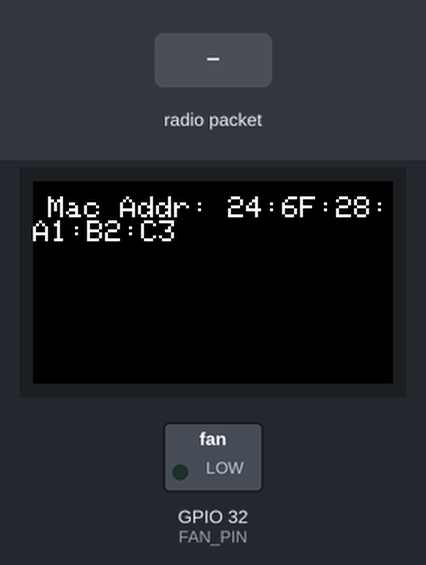
Simulated run of this program. Board: ESP32. Shown: 240×135 colour display, switched loads named in the program (green lamp = pin HIGH). Inputs (shaded band) come from the test bench. What the program prints to the serial monitor is not drawn.

Above: at 1.3 s.
1.4 s: radio packet "90" arrives
At 2.6 s:
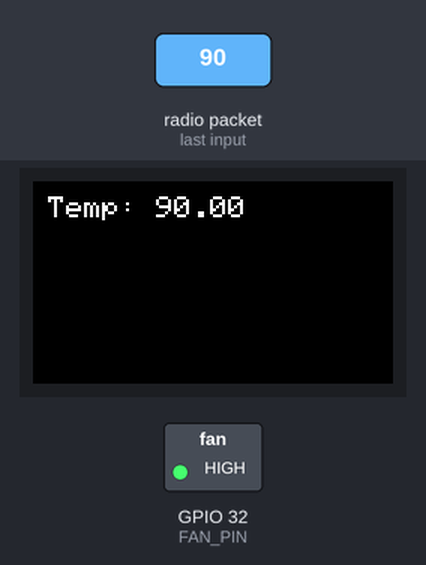
2.9 s: radio packet "5" arrives
At 4.0 s:
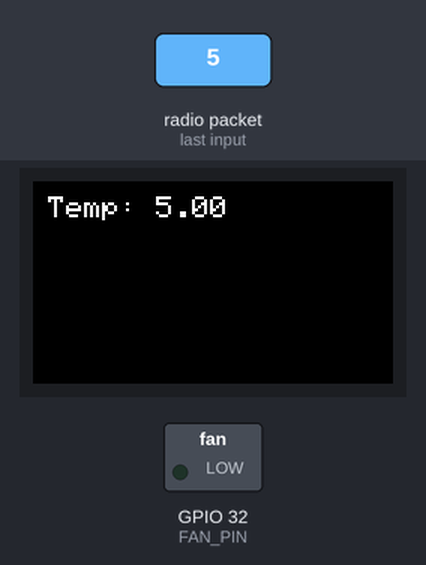
4.4 s: radio packet "200" arrives
At 5.2 s:
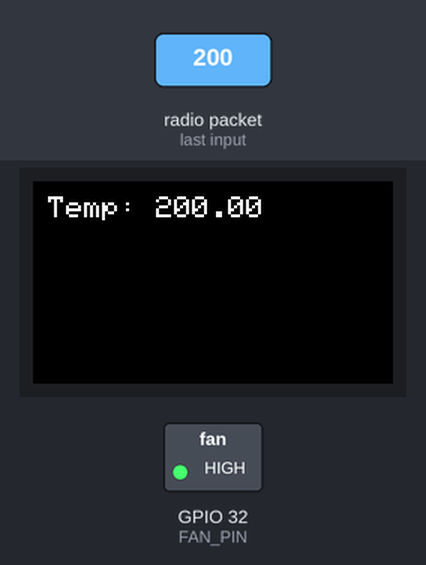
Timing chart, 0 to 7.4 s (numbered marks = the images above; inputs shaded):
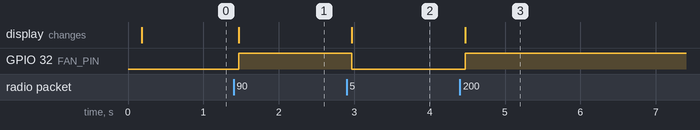

The program:

main.cpp
```cpp
#include <Arduino.h>
#include <WiFi.h>
#include <esp_now.h>
#include <TFT_eSPI.h> //For OLED

#define FAN_PIN 32
#define BUTTON_PIN 33
#define TEMPERATURE_THRESHOLD 25.0
//MAC Address: A0:DD:6C:6F:32:40

bool fan_on = false;             // Tracks the fan's state

TFT_eSPI tft = TFT_eSPI(); //using the OLED


void tempReceive(const uint8_t *macAddr, const uint8_t *data, int dataLen) {
    // Print the sender's MAC address
  Serial.print("Data received from MAC address: ");
  for (int i = 0; i < 6; i++) {
    if (macAddr[i] < 0x10) {
      Serial.print("0");
    }
    Serial.print(macAddr[i], HEX);
    if (i < 5) {
      Serial.print(":");
    }
  }
  Serial.println();
  //----------------------- Temp data ----------------------
    Serial.println("tempReceive called");
    if (dataLen > 0) {
        // Convert received data to string and parse temperature
        char tempStr[dataLen + 1];
        memcpy(tempStr, data, dataLen);
        tempStr[dataLen] = '\0';  // Null-terminate the string

        float temperature = atof(tempStr);  // Convert string to float

        // Print the received temperature
        Serial.print("Received Temperature: ");
        Serial.println(temperature);

        // display temperature touched on OLED
        tft.fillScreen(TFT_BLACK);  // Clear the screen
        tft.setTextSize(2);
        tft.setCursor(10, 10);
        tft.print("Temp: ");
        tft.print(temperature);  // display the temperature

        // If the temperature exceeds the threshold, turn the fan on
        if (temperature >= TEMPERATURE_THRESHOLD) {
            if (!fan_on) {
                digitalWrite(FAN_PIN, HIGH);  // Turn on the fan
                fan_on = true;
                Serial.println("Fan turned ON");
            }
        } else {
            if (fan_on) {
                digitalWrite(FAN_PIN, LOW);  // Turn off the fan
                fan_on = false;
                Serial.println("Fan turned OFF");
            }
        }
    }
}

void setup() {
  Serial.begin(9600);
  WiFi.mode(WIFI_STA); // Set the ESP32 to station mode
  if (esp_now_init() != ESP_OK) {
        Serial.println("Error initializing ESP-NOW");
        return;
  }
  pinMode(FAN_PIN, OUTPUT);
  pinMode(BUTTON_PIN, INPUT_PULLUP);
  digitalWrite(FAN_PIN, LOW);
  esp_now_register_recv_cb(tempReceive);
  Serial.println("Ready to activate fan");
  Serial.println("Mac address:");
  Serial.println(WiFi.macAddress());


  // seting up OLED display
  tft.init();
  tft.setRotation(1);

   // display starting info on OLED
    tft.fillScreen(TFT_BLACK);  // Clear the screen
    tft.setTextSize(2);
    tft.setCursor(10, 10);
    tft.print("Mac Addr: ");
    tft.print(WiFi.macAddress());  // display the temperature
}

void loop() {
  // digitalWrite(FAN_PIN, HIGH); // Force fan ON
  // delay(5000);
  // digitalWrite(FAN_PIN, LOW); // Force fan OFF
  // delay(5000);
}
```

Measured:
- after the input at 1.4 s, GPIO 32 (FAN_PIN): LOW → HIGH after 0.07 s; the display: changes after 0.07 s (image 1)
- after the input at 2.9 s, GPIO 32 (FAN_PIN): HIGH → LOW after 0.07 s; the display: changes after 0.07 s (image 2)
- after the input at 4.4 s, GPIO 32 (FAN_PIN): LOW → HIGH after 0.07 s; the display: changes after 0.07 s (image 3)
